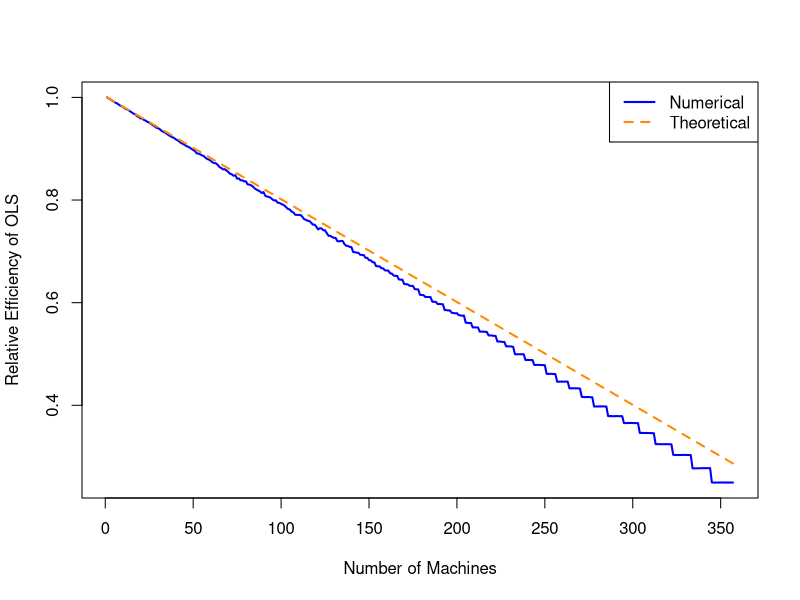
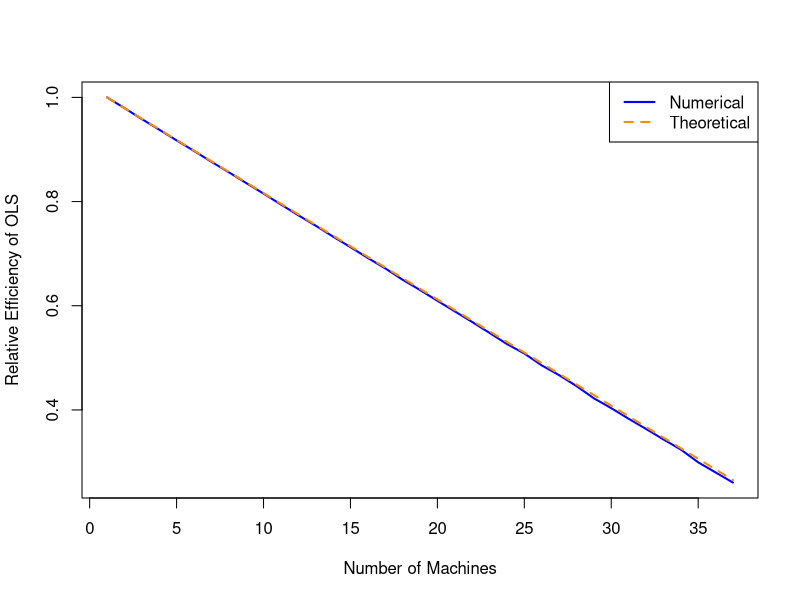

Write the R code that produced these figures, in order. (Note: a time limit stopped this script after it produced the figures.)
library(pracma)

N = 10000
p_arr = c(20, 200, 500, 1000)
L = length(p_arr)

for (l in 1:L) {
  p = p_arr[l]
  gamma = p/N
  
  #create a test covariance matrix
  set.seed(12345)
  v = runif(p) + 1
  Sigma = diag(v)
  iSigma = solve(Sigma)
  
  #generate a random matrix with prescribed covariance matrix
  data = rnorm(N*p, 0, 1)
  X = matrix(data, N, p) %*% pracma::sqrtm(Sigma)$B
  
  #find the full-sample covariance matrix of beta_hat
  Sigma_h = t(X) %*% X / N
  iSigma_h = solve(Sigma_h)
  Gamma = iSigma_h / N
  
  #find the distributed covariance matrix of beta_hat
  dist_iSigma_h = list()
  dist_Gamma = list()
  K = floor(0.75*N/(p+1))
  for (k in 1:K) {
    n = floor(N/k)
    Sigma_h_k = list()
    iSigma_h_k = list()
    dist_iSigma_h[[k]] = matrix(0, p, p)
    
    for(j in 1:k) {
      Sigma_h_k[[j]] = t(X[((j-1)*n+1):(j*n), ]) %*% X[((j-1)*n+1):(j*n), ] / n
      iSigma_h_k[[j]] = solve(Sigma_h_k[[j]])
      dist_iSigma_h[[k]] = dist_iSigma_h[[k]] + iSigma_h_k[[j]] / k
      dist_Gamma[[k]] = dist_iSigma_h[[k]] / N
    }
  }
  
  #calculate and print relative efficiency
  re = rep(0, length = K)
  re_th = c()
  for (k in 1:K) {
    for (i in 1:p) {
      re[k] = re[k] + (Gamma[i,i] / dist_Gamma[[k]][i,i]) / p
    }
    re_th[k] = (N - k * p) / (N - p)
    print(c(p, k, re[k], re_th[k]))
  }
  
  #plot: relative efficiency of OLS estimation ~ number of machines
  plot(1:K, re, type = "l", lwd = 2, col = "blue", xlab = "Number of Machines", 
       ylab = "Relative Efficiency of OLS") 
  lines(1:K, re_th, lty = 2, lwd = 2, col = "darkorange")
  legend("topright", legend=c("Numerical","Theoretical"), lty=c(1,2), lwd = c(2,2),
         col=c("blue","darkorange"))
  
}
